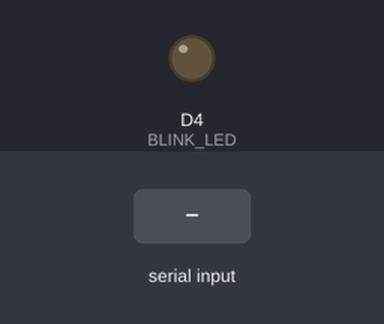
The sketch below on a simulated ESP8266 (NodeMCU). Parts: output pins drawn as LEDs (lit = HIGH). Dashed ring = blinking. Inputs (shaded band) come from the test bench. The modem accepts every AT command (registered, SIM ready, sends succeed) and sends nothing else; what the sketch prints to the serial monitor is not drawn.

Above: at 0.0 s.
At 11.2 s:
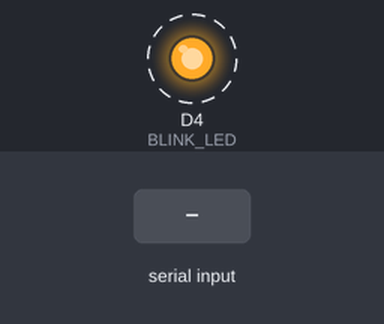
11.3 s: "1\n" received over the second serial link
At 16.2 s:
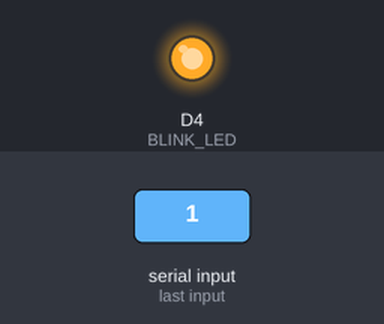
Timing chart, 0 to 17.7 s (numbered marks = the images above; inputs shaded):
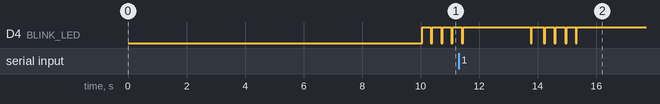

The sketch:

GPRS-Tracker.ino
```cpp
#include "sim80x.h"

#define BOOT_DELAY 10000
#define LOOP_DELAY 1000

void setup(){
  Serial.begin(9600);
  initSIM80XDevice();
  delay(BOOT_DELAY);
}

void loop(){
  GPRS_CTL();
  getGPSData();
  SEND_GPS_DATA();
  delay(LOOP_DELAY);
}
```

at.h
```cpp
// SIM808 Module AT Commands

char * AT_GNSPWR = "AT+CGNSPWR=1";
char * AT_GNSSEQ = "AT+CGSNSEQ=RMC";
char * AT_GNSINF = "AT+CGNSINF";

char * AT_GPRS_CONN = "AT+SABPR=3,1,CONTYPE,GPRS";
char * AT_GPRS_APN = "AT+SAPBR=3,1,APN,netone.net";
char * AT_GPRS_ON = "AT+SAPBR=1,1";
char * AT_GPRS_IP = "AT+SAPBR=2,1";

char * AT_HTTP_INIT = "AT+HTTPINIT";
char * AT_HTTP_CID = "AT+HTTPPARA=CID,1";
char * AT_HTTP_URL = "AT+HTTPPARA=URL,http://0.0.0.0/api?id=SensorID:123456&ln=%s&lt=%s\r\n";
char * AT_HTTP_DATA = "AT+HTTPDATA=256,10000";
char * AT_HTTP_GET = "AT+HTTPACTION=0";
```

sim80x.h
```cpp
#include "SoftwareSerial.h"
#include "StringSplitter.h"
#include "at.h"

#define TX_GPIO D3
#define RX_GPIO D2
#define BLINK_DELAY 50
#define BLINK_LED D4
#define BAUDRATE 9600

StringSplitter * parser;
SoftwareSerial sim80xDevice(TX_GPIO, RX_GPIO);
String GLOBAL_GPS_DATA = "";
String GLOBAL_LATITUDE = "";
String GLOBAL_LONGITUDE = "";
char c;

void blinkLED(){
  digitalWrite(BLINK_LED, LOW);
  delay(BLINK_DELAY);
  digitalWrite(BLINK_LED, HIGH);
  delay(BLINK_DELAY);
}

void sendCommand(char * buff){
  sim80xDevice.flush();
  sim80xDevice.println(buff);
  blinkLED();
  while(sim80xDevice.available()){
    Serial.print((char) sim80xDevice.read());
  }
  delay(250);
}

void initSIM80XDevice(){
  pinMode(BLINK_LED, OUTPUT);
  sim80xDevice.begin(BAUDRATE);
}


void getGPSData(){
  sim80xDevice.println(AT_GNSINF);
  delay(100);
  while(sim80xDevice.available()){
    c = (char) sim80xDevice.read();
    GLOBAL_GPS_DATA += String(c);
    if(GLOBAL_GPS_DATA.length() > 20 && c == 10){
      GLOBAL_GPS_DATA.remove(0,10);
      GLOBAL_GPS_DATA.remove(0,17);
      GLOBAL_GPS_DATA.replace(AT_GNSINF,"");
      parser = new StringSplitter(GLOBAL_GPS_DATA, ',', 12);
      GLOBAL_LATITUDE = parser->getItemAtIndex(1);
      GLOBAL_LONGITUDE = parser->getItemAtIndex(2);
      GLOBAL_GPS_DATA = "";
      sim80xDevice.flush();

      break;
    }
  }
}

void GPRS_CTL(){
  sendCommand(AT_GNSPWR);
  sendCommand(AT_GNSSEQ);
  sendCommand(AT_GPRS_CONN);
  sendCommand(AT_GPRS_APN);
  sendCommand(AT_GPRS_ON);
  delay(2000);
  sendCommand(AT_GPRS_IP);
}

void SEND_GPS_DATA(){
  sendCommand(AT_HTTP_INIT);
  sendCommand(AT_HTTP_CID);
  sim80xDevice.printf(AT_HTTP_URL, GLOBAL_LONGITUDE, GLOBAL_LATITUDE);
  sendCommand(AT_HTTP_DATA);
  sendCommand(AT_HTTP_GET);
  Serial.printf("%s - %s", GLOBAL_LONGITUDE, GLOBAL_LATITUDE); //DEBUG CODE
  delay(10000);
}
```
